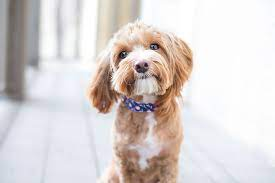
#> input picture data/dog1.jpeg, 275 x 183 px, found by its file name
$ jupyter execute mouse_events.ipynb
#> lines starting #> are read from the running program, lines starting #| are printed output that depends on the picture; after the words box and inside, x2 and y2 are one past the last pixel; in counts of white or black regions, pixels touching at a corner belong together
print all functions started with name events

[cell 1]
import cv2
import numpy as np
events =[i for i in dir(cv2) if 'EVENT' in i]
print (events)

#handle mouse events 1

[cell 2]
import cv2
import numpy as np
#---------------------------------------------------------------------#
def click_event(event ,x ,y ,flags ,param):
    if event== cv2.EVENT_LBUTTONDOWN:              #for Lbutton
        print(x ,', ' ,y)
        font=cv2.FONT_HERSHEY_COMPLEX
        strxy=str(x) +','+str(y)
        cv2.putText(img ,strxy ,(x ,y) ,font ,.5 ,(255 ,255 ,0) ,1)
        cv2.imshow('image' ,img)
    if event ==cv2.EVENT_RBUTTONDOWN:            #for Rbutton
        blue =img[x ,y , 2]
        green =img[x ,y ,1]
        red =img[x ,y ,0]
        font=cv2.FONT_HERSHEY_COMPLEX
        strcol=str(blue)+','+str(green) +','+str(red)
        cv2.putText(img ,strcol ,(x ,y) ,font ,.5 ,(255 ,255 ,0) ,1)
        cv2.imshow('image' ,img)
#-----------------------------------------------------------------------#
img =cv2.imread('data/dog1.jpeg')
#> img is the input picture: shape (183, 275, 3); mean B, G, R 209.6, 210.9, 218.2
cv2.imshow('image' ,img)
cv2.setMouseCallback('image' ,click_event)
cv2.waitKey(0)
cv2.destroyAllWindows(0)

ex:2

[cell 3]
import numpy as np
import cv2
# reate a small blue circle and connect each circle with the prev
def click_event(event ,x ,y ,flages ,param ):
   if event==cv2.EVENT_LBUTTONDOWN:
       cv2.circle(image ,(x ,y) ,10 ,(255 ,0, 0),-1)
       points.append((x ,y))
   if len(points)>=2:
       cv2.line(image ,points[-1] ,points[-2] ,(0 ,255 ,255), 1)
   cv2.imshow('img' ,image)
#-------------------------------------------------------#
image =np.zeros((520 ,520, 3),np.uint8)       #create a blank black img
cv2.imshow('img' ,image)
points=[]
cv2.setMouseCallback('img' ,click_event)      #callback
cv2.waitKey(0)
cv2.destroyAllWindows()

ex:3

[cell 4]
#handle mouse events
import cv2
import numpy as np
#create a new image with specifuc color
def click_event(event ,x ,y,flages , param):
    if event==cv2.EVENT_LBUTTONDOWN:
        blue=img[x, y,0]                     #_________-stops at index 168!!!!!!!!!!!!!_________
        green=img[x,y,1]
        red =img[x,y,2]
        new_image= np.zeros((550 ,550, 3) ,dtype=np.uint8)
        new_image[:]=[blue ,green ,red]
        cv2.imshow("new", new_image)
#----------------------------------------------------------------------#
img =cv2.imread('data/cat1.jpeg', )
cv2.imshow('cat', img)
cv2.setMouseCallback('cat', click_event)
cv2.waitKey(0)
cv2.destroyAllWindows()

move particular area from the image

[cell 5]
import cv2
import numpy as np
import os
#----------------------------------------------------------
def click_event(event ,x, y, flages, param):
    if event==cv2.EVENT_LBUTTONDOWN:
        text=str(x)+","+str(y)
        cv2.putText(img, text, (x, y),cv2.FONT_HERSHEY_COMPLEX, 2, (255, 0, 255), 2)
        cv2.imshow("dog", img)
#--------------------------------------------------------

img= cv2.imread('data/dog2.jpeg')
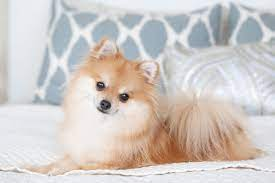
#> input picture data/dog2.jpeg, 275 x 183 px, found by its file name
#> img is the input picture: shape (183, 275, 3); mean B, G, R 198.3, 202, 208.6
img1=cv2.imread('data/dog1.jpeg')
dst=cv2.add(img, img1)
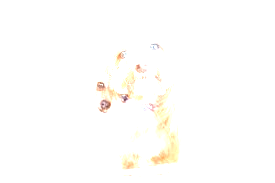
#> dst: shape (183, 275, 3); mean B, G, R 252.1, 254, 254.8
dst=cv2.addWeighted(img, 0.2, img1, 0.3,30) #to add with ratio
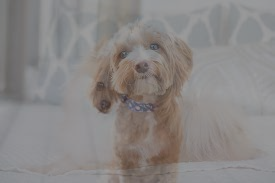
#> dst: shape (183, 275, 3); mean B, G, R 132.5, 133.7, 137.2

img=cv2.resize(img,(512,512)) #for resize
#> img: shape (512, 512, 3)
img1=cv2.resize(img1,(512,512))
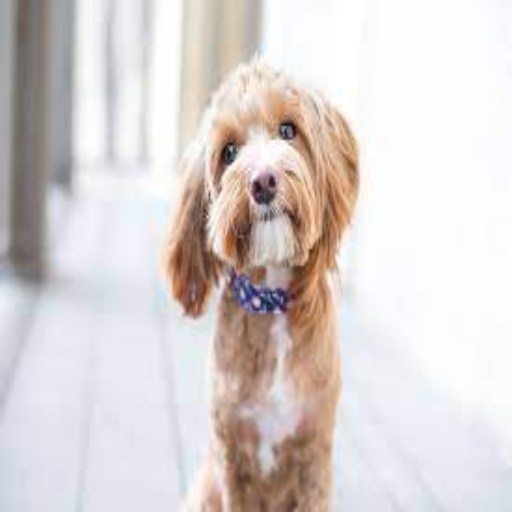
#> img1: shape (512, 512, 3); mean B, G, R 209.5, 210.8, 218.1
dst=cv2.resize(dst, (512, 512))
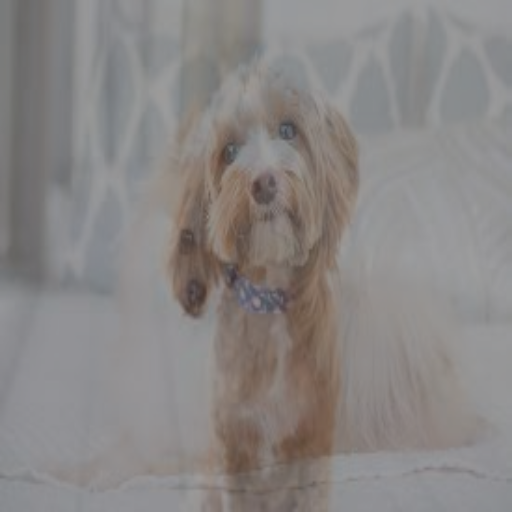
#> dst: shape (512, 512, 3); mean B, G, R 132.4, 133.6, 137.1
cv2.imshow("the dst",dst)
#_______________________-
#move particular area
face= img[150:260,118:318]
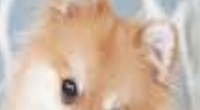
#> face: shape (110, 200, 3); mean B, G, R 167.6, 184.6, 206.7
img[10:120,20:220]=face
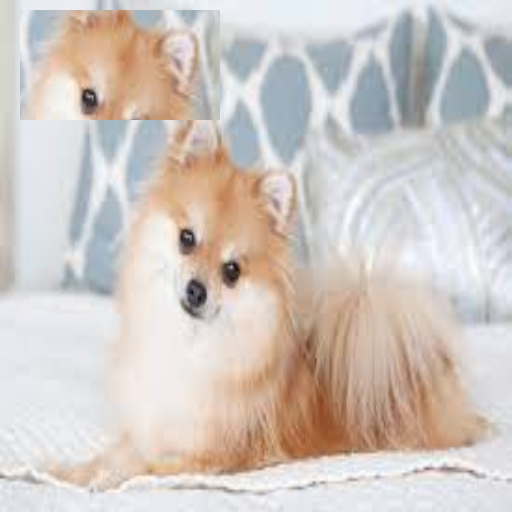
#> img: shape (512, 512, 3); mean B, G, R 194.1, 199.6, 208.6
#_________________________________-
cv2.imshow("dog", img)
cv2.setMouseCallback("dog", click_event)
cv2.waitKey(0)
cv2.destroyAllWindows

bitwise

[cell 6]
#bitwise
import cv2 as cv
import numpy as np
#first image
img= np.zeros((250, 500, 3), dtype=np.uint8)
img = cv.rectangle(img,(200, 0), (300, 100), (255, 255, 255), -1)
cv.imshow('img1/read',img)
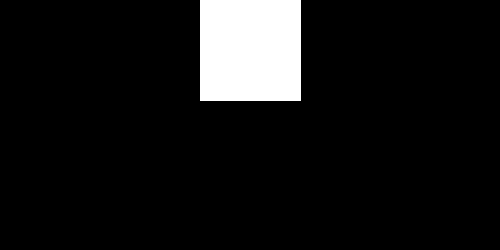
#> window 'img1/read': shape (250, 500, 3); 8.2% white; 1 white region, box (x1, y1, x2, y2) and area: (200, 0, 301, 101) 10201
#second image
img1= np.zeros((250, 500, 3), dtype=np.uint8)
img1 = cv.rectangle(img1,(0, 0), (300, 100), (255, 255, 255), -1)
cv.imshow('img2/read',img1)
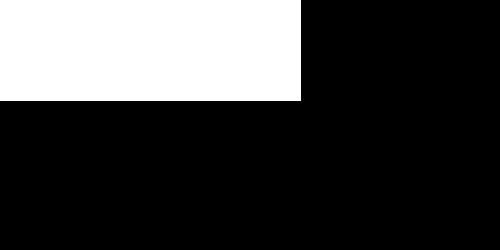
#> window 'img2/read': shape (250, 500, 3); 24.3% white; 1 white region, box (x1, y1, x2, y2) and area: (0, 0, 301, 101) 30401
#bitwise OPeration
bitwise_and=cv.bitwise_and(img, img1)
bitwise_or=cv.bitwise_or(img, img1)
bitwise_not1=cv.bitwise_not(img)
bitwise_not2=cv.bitwise_not(img1)
bitwise_xor=cv.bitwise_xor(img, img1)
#display the result
cv.imshow('AND', bitwise_and)
cv.imshow('OR', bitwise_or)
cv.imshow('NOT1', bitwise_not1)
cv.imshow('NOT2', bitwise_not2)
cv.imshow('XOR', bitwise_xor)
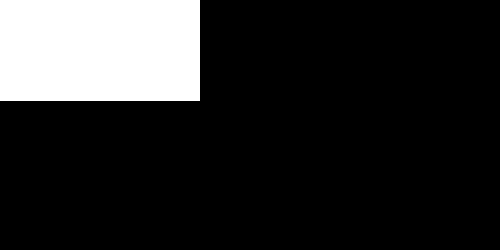
#> window 'XOR': shape (250, 500, 3); 16.2% white; 1 white region, box (x1, y1, x2, y2) and area: (0, 0, 200, 101) 20200


cv.waitKey(0)
cv.destroyAllWindows(0)

trackbar

[cell 7]
#trackbar
import cv2 as cv
import numpy as np

def nothing(x):
  print (x)


img = np.zeros((300,512,3), np.uint8)
cv.namedWindow('image')

cv.createTrackbar('B', 'image', 0, 255, nothing)
cv.createTrackbar('G', 'image', 0, 255, nothing)
cv.createTrackbar('R', 'image', 0, 255, nothing)

switch = '0 : OFF\n 1 : ON'
cv.createTrackbar(switch, 'image', 0, 1, nothing)
while(1):
    cv.imshow('image',img)
    k = cv.waitKey(1) & 0xFF
#> (key Esc is pressed here)
    if k == 27:#esc
        break


    r=cv.getTrackbarPos('R','image')
    g=cv.getTrackbarPos('G','image')
    b=cv.getTrackbarPos('B','image')
    s=cv.getTrackbarPos(switch,'image')
    if s == 0:
       img[:] = 0
    else:
       img[:] = [b, g, r]

cv.destroyAllWindows()
